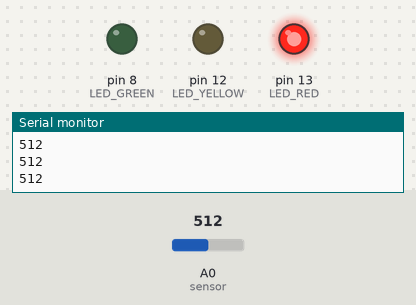
The sketch below on a simulated Arduino Uno, built with avr-gcc and run on an emulated ATmega328P. Parts: output pins drawn as LEDs (lit = HIGH), the last lines printed to the serial monitor. The test bench sets the inputs (shaded band); at power-on: A0 (sensor) = 512.

Above: at 1.2 s.
1.3 s: A0 (sensor) set to 214
2.8 s: A0 (sensor) set to 191
At 4.0 s:
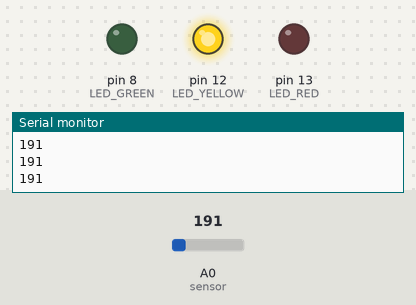
4.3 s: A0 (sensor) set to 210
At 5.5 s:
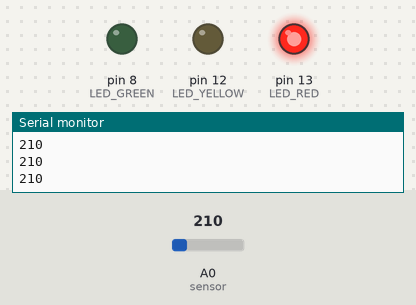
5.8 s: A0 (sensor) set to 90
At 6.5 s:
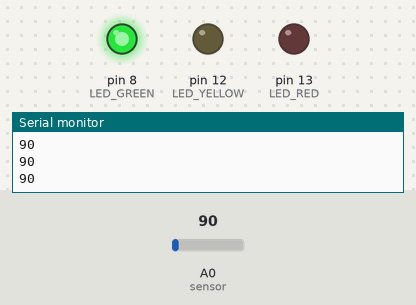
7.3 s: A0 (sensor) set to 96
8.8 s: A0 (sensor) set to 106
At 10.0 s:
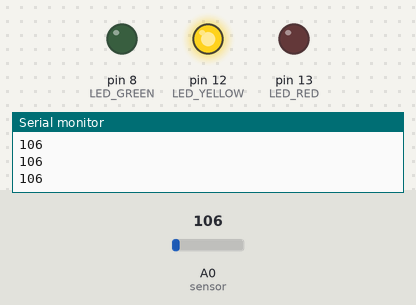
Timing chart, 0 to 11.3 s (numbered marks = the images above; inputs shaded):
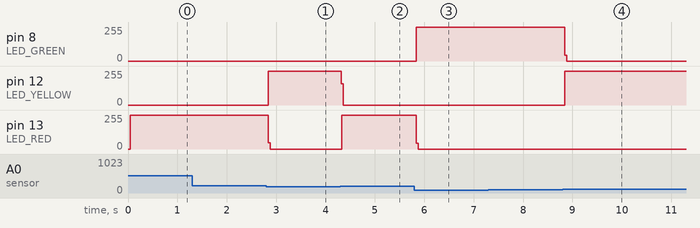

The sketch:

lab-2.ino
```cpp
#define LED_RED 13
#define LED_YELLOW 12
#define LED_GREEN 8

void setup(){
  Serial.begin(9600);     // Communication started with  9600 baud
  pinMode(LED_RED, OUTPUT);
  pinMode(LED_YELLOW, OUTPUT);
  pinMode(LED_GREEN, OUTPUT);
}

void loop(){
  int sensor=analogRead(A0); // Incoming analog  signal read and appointed sensor
  Serial.println(sensor);   //Wrote serial port

  digitalWrite(LED_GREEN, LOW);
  digitalWrite(LED_YELLOW, LOW);
  digitalWrite(LED_RED, LOW);

  if(sensor>20 && sensor<=100){
    	digitalWrite(LED_GREEN, HIGH);
  }
  else if(sensor>100 && sensor<=200){
    	digitalWrite(LED_YELLOW, HIGH);
  }
  else if(sensor>200){
    	digitalWrite(LED_RED, HIGH);
  }
}
```

Measured:
- the behaviour switches between 201 and 200 on A0 (sensor) (found by bisection; images 0 and 1)
- the behaviour switches between 100 and 101 on A0 (sensor) (found by bisection; images 3 and 4)
- after the input at 2.8 s, pin 12 (LED_YELLOW): 0/255 → 255/255 at once; pin 13 (LED_RED): 255/255 → 0/255 at once
- after the input at 4.3 s, pin 12 (LED_YELLOW): 255/255 → 0/255 at once; pin 13 (LED_RED): 0/255 → 255/255 at once
- after the input at 5.8 s, pin 8 (LED_GREEN): 0/255 → 254/255 at once; pin 13 (LED_RED): 255/255 → 0/255 at once
- after the input at 8.8 s, pin 8 (LED_GREEN): 254/255 → 0/255 at once; pin 12 (LED_YELLOW): 0/255 → 255/255 at once
